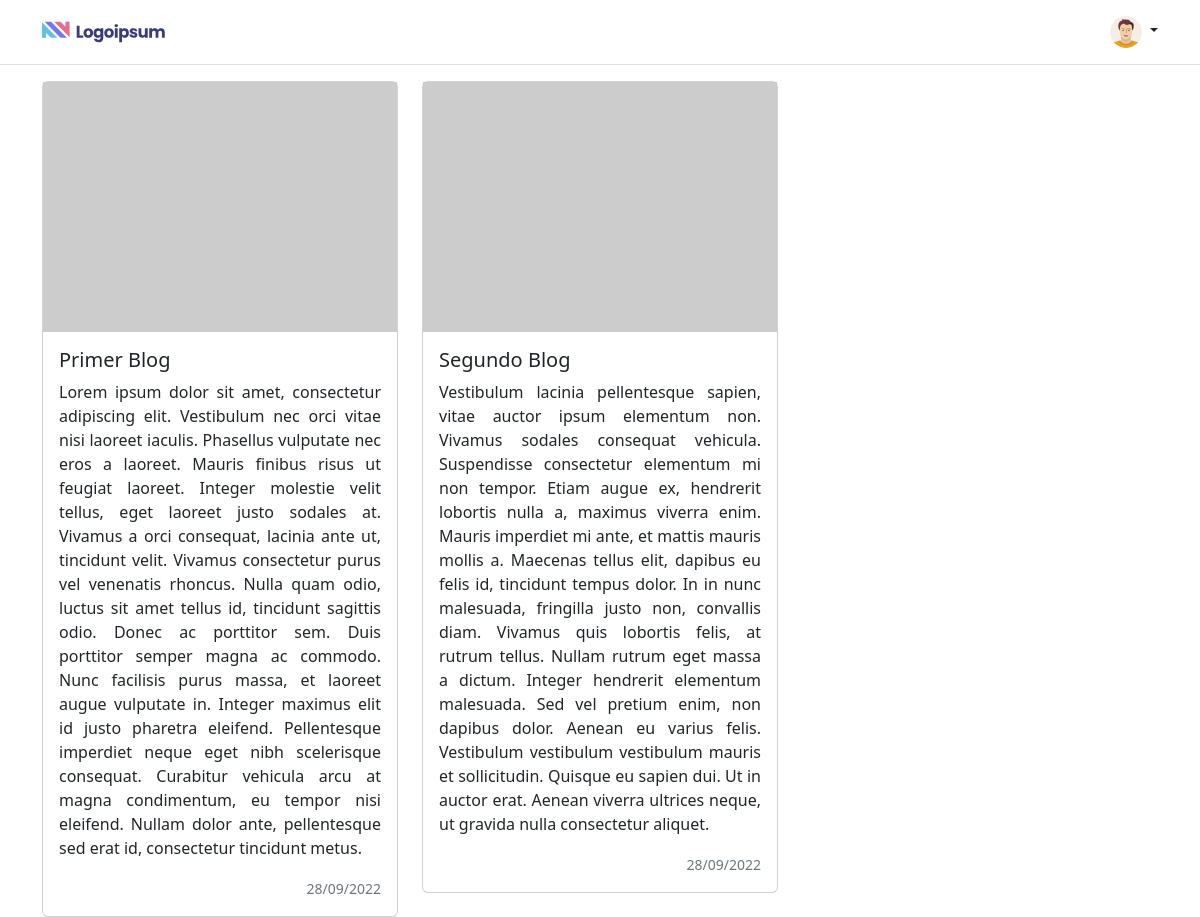
The app's page /PROYECTO/index.php with its own data.
### tables this page shows
CREATE TABLE `blog` (
  `idblog` int(11) NOT NULL,
  `idusuario` int(11) NOT NULL,
  `titulo` varchar(255) NOT NULL,
  `descripcion` text NOT NULL,
  `createdate` varchar(30) NOT NULL,
  `status` int(11) NOT NULL
);

### PROYECTO/controllers/blog_controller.php (called while the page is built, shortened)
<?php
require_once("models/blog_model.php");
$blog=new blog_model();
$datos=$blog->get_blog();
require_once("views/blog_view.phtml");
?>

### PROYECTO/db/db.php (called while the page is built)
<?php
class Conectar{
    public static function conexion(){
        $conexion=new mysqli("localhost", "root", "", "prueba_dentos");
        $conexion->query("SET NAMES 'utf8'");
        return $conexion;
    }
}

### PROYECTO/models/blog_model.php (called while the page is built)
<?php
class blog_model{
    private $db;
    private $blog;
    public function __construct(){
        $this->db=Conectar::conexion();
        $this->blog=array();
    }
    public function get_blog(){
        $consulta=$this->db->query("SELECT * FROM blog WHERE status = 1;");
        while($filas=$consulta->fetch_assoc()){
            $this->blog[]=$filas;
        }
        return $this->blog;
    }
}
?>

### PROYECTO/views/blog_view.phtml (the view, shortened to what this page needs)
<!DOCTYPE html>
<html lang="es">
    <head>
        <link href="vendor/bootstrap/css/bootstrap.min.css" rel="stylesheet" >
        <link rel="stylesheet" type="text/css" href="css/mystyle.css">
        <link rel="stylesheet" href="https://cdnjs.cloudflare.com/ajax/libs/font-awesome/4.7.0/css/font-awesome.css">
        <link rel="stylesheet" href="//code.jquery.com/ui/1.13.2/themes/base/jquery-ui.css">
    </head>
    <body>
        <?php require_once("menu_view.phtml"); ?>
        <div class="container">
            <div class="row">
                <?php
                    foreach ($datos as $dato) {
                        $idblog = $dato["idblog"];
                        echo '<div class="col-sm-4">
                                <div class="card">
                                    <img src="https://picsum.photos/200/200?random='.$idblog.'" width="100%" height="250px">
                                    <div class="card-body">
                                        <h5 class="card-title">'.$dato["titulo"].'</h5>
                                        <p class="card-text fw-light fs-6 " style="text-align: justify;">'.$dato["descripcion"].'</p>
                                        <p class="card-text text-end"><small class="text-muted">'.date("d/m/Y", strtotime($dato["createdate"])).'</small></p>
                                    </div>
                                </div>
                            </div>';
                    }
                ?>
            </div>
        </div>
    </body>
</html>

### PROYECTO/index.php (shortened to what this page needs)
<?php
require_once("db/db.php");
$view = $_GET['view'];
if($view != ''){
}else{
	require_once("controllers/blog_controller.php");
}
?>

### PROYECTO/views/menu_view.phtml (shortened to what this page needs)
<header class="p-3 mb-3 border-bottom">
            <div class="container">
              <div class="d-flex flex-wrap align-items-center justify-content-center justify-content-lg-start">
                <a href="/" class="d-flex align-items-center mb-2 mb-lg-0 text-dark text-decoration-none">
                  <img src="img/logoipsum-259.svg" width="80%">
                </a>
                <div class="dropdown text-end">
                  <a href="#" class="d-block link-dark text-decoration-none dropdown-toggle" id="dropdownUser1" data-bs-toggle="dropdown" aria-expanded="false">
                    <img src="img/avatar.png" alt="mdo" width="32" height="32" class="rounded-circle">
                  </a>
                </div>
              </div>
            </div>
        </header>

### records on screen
blog: titulo "Primer Blog", descripcion "Lorem ipsum dolor sit amet, consectetur adipiscing elit. Vestibulum nec orci vitae nisi laoreet iaculis. Phasellus vulputate nec eros a laoreet. Mauris finibus risus ut feugiat laoreet. Integer molestie velit tellus, eget laoreet justo sodales at. Vivamus a orci consequat, lacinia ante ut, tincidunt velit. Vivamus consectetur purus vel venenatis rhoncus. Nulla quam odio, luctus sit amet tellus id, tincidunt sagittis odio. Donec ac porttitor sem. Duis porttitor semper magna ac commodo. Nunc facilisis purus massa, et laoreet augue vulputate in. Integer maximus elit id justo pharetra eleifend. Pellentesque imperdiet neque eget nibh scelerisque consequat. Curabitur vehicula arcu at magna…", createdate "28/09/2022"
blog: titulo "Segundo Blog", descripcion "Vestibulum lacinia pellentesque sapien, vitae auctor ipsum elementum non. Vivamus sodales consequat vehicula. Suspendisse consectetur elementum mi non tempor. Etiam augue ex, hendrerit lobortis nulla a, maximus viverra enim. Mauris imperdiet mi ante, et mattis mauris mollis a. Maecenas tellus elit, dapibus eu felis id, tincidunt tempus dolor. In in nunc malesuada, fringilla justo non, convallis diam. Vivamus quis lobortis felis, at rutrum tellus. Nullam rutrum eget massa a dictum. Integer hendrerit elementum malesuada. Sed vel pretium enim, non dapibus dolor. Aenean eu varius felis. Vestibulum vestibulum vestibulum mauris et sollicitudin. Quisque eu sapien dui. Ut in auctor erat. Aenean…", createdate "28/09/2022"
